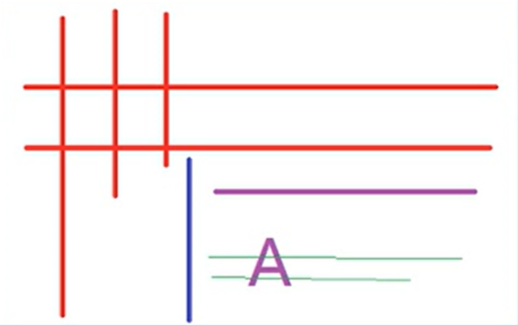
//> input picture source/line.png, 518 x 325 px
$ ./main   (built with g++ and OpenCV 4)
//> lines starting //> are read from the running program, lines starting //| are printed output that depends on the picture; after the words box and inside, x2 and y2 are one past the last pixel; in counts of white or black regions, pixels touching at a corner belong together
#include <opencv2/opencv.hpp>
#include <iostream>

int main(int argc, char** argv){
    cv::Mat src = cv::imread("../../source/line.png");
//> src is the input picture: 325 rows x 518 cols, CV_8UC3; mean B, G, R 241.5, 241, 250
    if(src.empty()){
        std::cout << "could not load image ...." << std::endl;
        return -1;
    }
    cv::namedWindow("src img");
    cv::imshow("src img", src);

    // 转换为灰度图
    cv::Mat gray_img;
    cv::cvtColor(src, gray_img, cv::COLOR_BGR2GRAY);
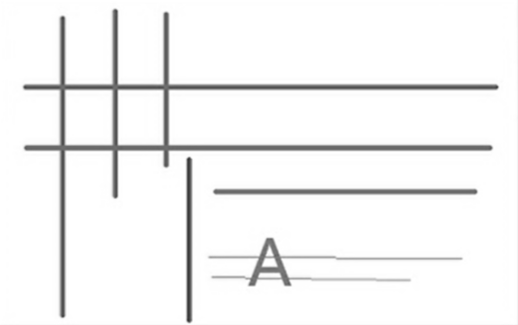
//> gray_img: 325 rows x 518 cols, CV_8UC1; min 49, max 255, mean 243.7
    cv::namedWindow("gray img");
    cv::imshow("gray img", gray_img);
    // 反转，形态学操作针对前景，既白色；而现有图片白色为背景
    cv::bitwise_not(gray_img, gray_img);
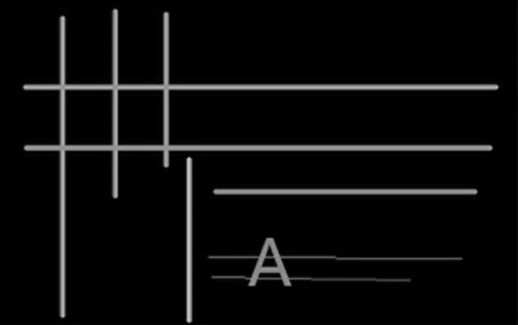
//> gray_img: 325 rows x 518 cols, CV_8UC1; min 0, max 206, mean 11.3
    cv::namedWindow("bitwise not img");
    cv::imshow("bitwise not img", gray_img);
    // 自适应预置，转为二值图
    cv::Mat binary_img;
    cv::adaptiveThreshold(gray_img, binary_img, 255, cv::ADAPTIVE_THRESH_MEAN_C, cv::THRESH_BINARY, 15, -3);
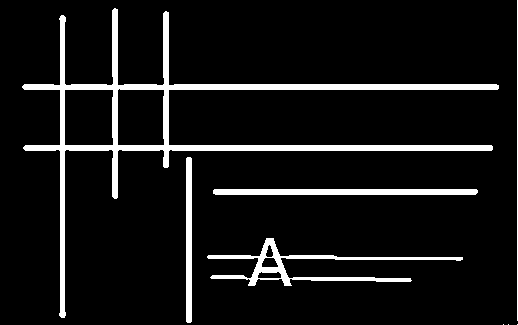
//> binary_img: 325 rows x 518 cols, CV_8UC1; 8.3% white; 8 white regions (3 under 20 px), largest, box (x1, y1, x2, y2) and area: (22, 8, 499, 318) 8956, (207, 238, 463, 286) 2147, (213, 189, 478, 195) 1583, (186, 157, 192, 323) 992, (517, 0, 518, 321) 321
    cv::namedWindow("binary img");
    cv::imshow("binary img", binary_img);
    // 定义水平结构元素
    cv::Mat hlin = cv::getStructuringElement(cv::MORPH_RECT, cv::Size(binary_img.cols / 8, 1));
//> hlin = 64 values from 1 to 1
    // 水平线
    cv::Mat h_img;
    cv::morphologyEx(binary_img, h_img, cv::MORPH_OPEN, hlin);
//> h_img: 325 rows x 518 cols, CV_8UC1; 4.8% white; 5 white regions, box (x1, y1, x2, y2) and area: (23, 84, 500, 90) 2702, (24, 145, 494, 151) 2665, (214, 189, 479, 195) 1583, (208, 256, 464, 260) 626, (212, 277, 413, 281) 502
    cv::namedWindow("h img");
    cv::imshow("h img", h_img);
    // blur
    cv::blur(h_img, h_img, cv::Size(3, 3));
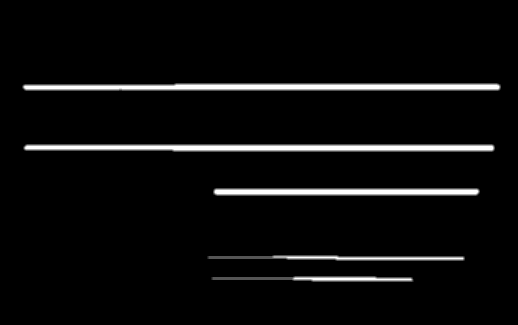
//> h_img: 325 rows x 518 cols, CV_8UC1; min 0, max 255, mean 12.2
    cv::namedWindow("final h img");
    cv::imshow("final h img", ~h_img);  // 加反转
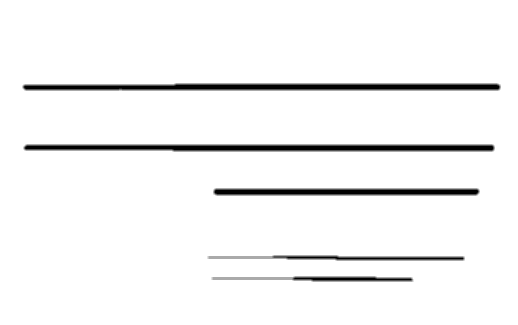
//> window 'final h img': 325 rows x 518 cols, CV_8UC1; min 0, max 255, mean 242.8

    // 定义垂直结构元素
    cv::Mat vlin = cv::getStructuringElement(cv::MORPH_RECT, cv::Size(1, binary_img.rows / 8));
//> vlin = 40 values from 1 to 1
    // 垂直线
    cv::Mat v_img;
    cv::morphologyEx(binary_img, v_img, cv::MORPH_OPEN, vlin);
//> v_img: 325 rows x 518 cols, CV_8UC1; 2.8% white; 5 white regions, box (x1, y1, x2, y2) and area: (60, 16, 65, 319) 1512, (112, 9, 118, 200) 1058, (186, 158, 192, 324) 992, (163, 12, 169, 169) 889, (517, 0, 518, 322) 322
    cv::namedWindow("v img");
    cv::imshow("v img", v_img);
    // blur
    cv::blur(v_img, v_img, cv::Size(3, 3));
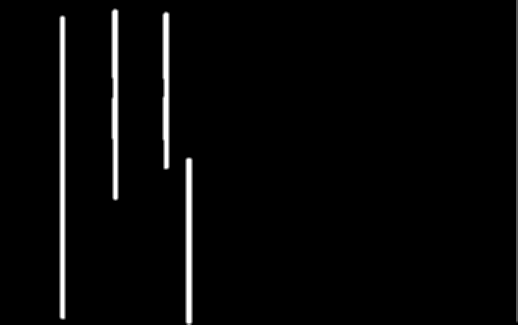
//> v_img: 325 rows x 518 cols, CV_8UC1; min 0, max 255, mean 7.1
    cv::namedWindow("final v img");
    cv::imshow("final v img", ~v_img);  // 加反转
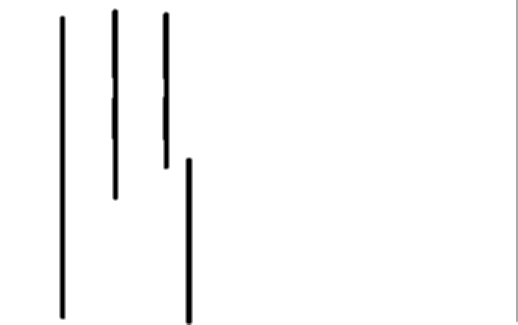
//> window 'final v img': 325 rows x 518 cols, CV_8UC1; min 0, max 255, mean 247.9

    cv::waitKey();
}

$ run again, with source/cross.png copied over source/line.png
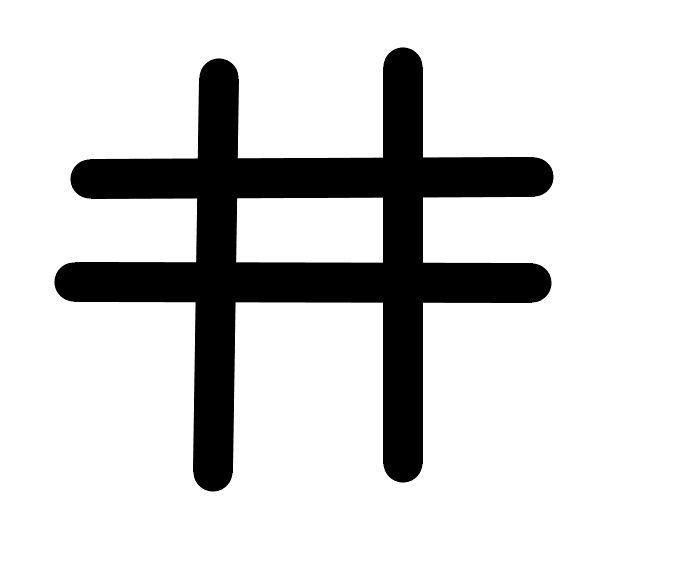
//> input picture source/cross.png, 696 x 564 px
//> src is the input picture: 564 rows x 696 cols, CV_8UC3; min 0, max 255, mean 212.1
//> `cv::adaptiveThreshold(gray_img, binary_img, 255, cv::ADAPTIVE_THRESH_M..`:
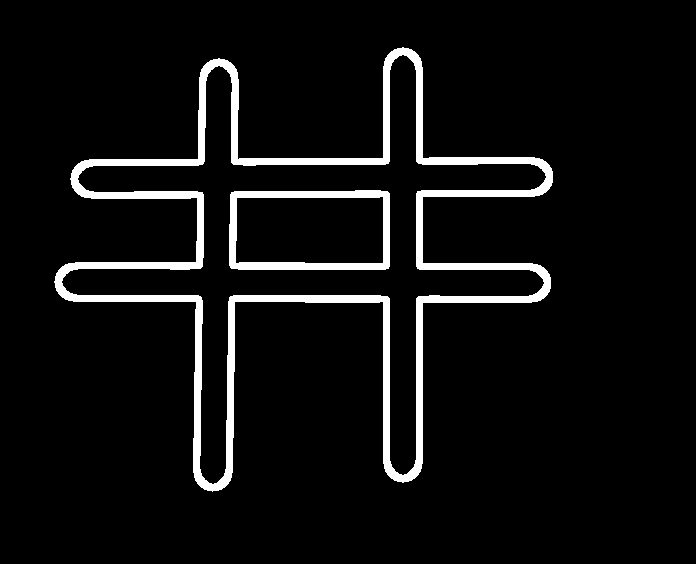
//> binary_img: 564 rows x 696 cols, CV_8UC1; 6% white; 2 white regions, box (x1, y1, x2, y2) and area: (54, 47, 553, 492) 20424, (229, 190, 390, 270) 3235
//> `cv::imshow("final v img", ~v_img);`:
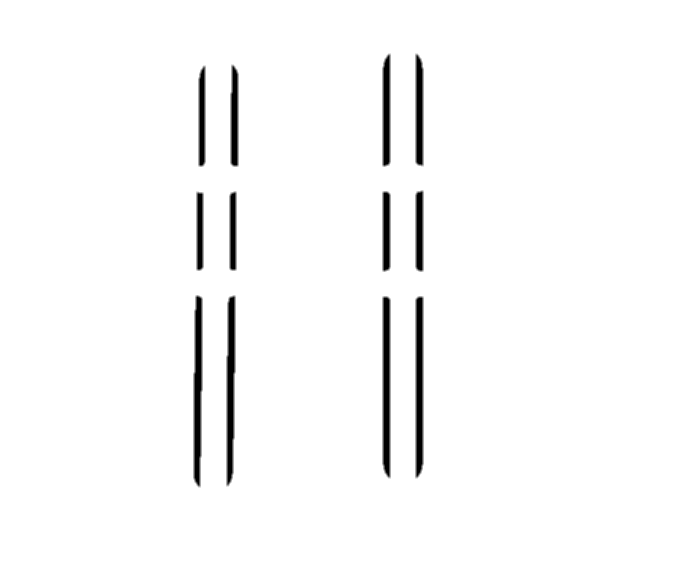
//> window 'final v img': 564 rows x 696 cols, CV_8UC1; min 0, max 255, mean 248.7
